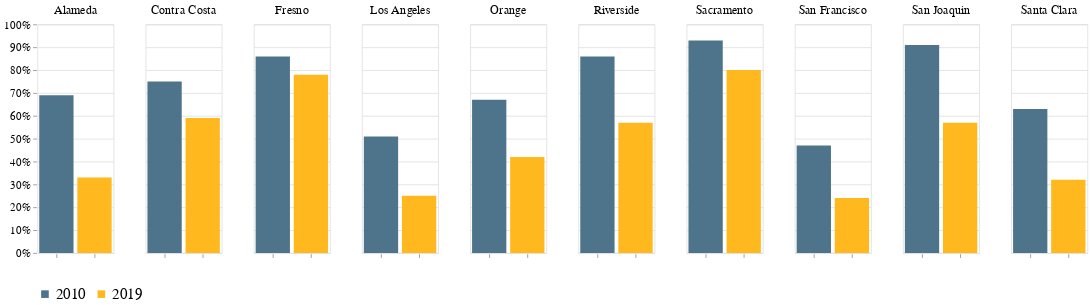

Write notebook code for a chart like this one.
### Code cell
alt.Chart(df1).mark_bar().encode(
    alt.X('variable:O',title=" ",sort="-y",axis=alt.Axis(labels=False)),
    alt.Y('value:Q',title="",axis=alt.Axis(format='%')),
    color=alt.Color('variable:O',title="",scale=alt.Scale(domain=[
                        "2010","2019"],range=["#4E748B","#FFB81D"])),column=alt.Column('County',title="",spacing=40, header=alt.Header(labelFontSize=16,labelFont="Georgia"))).configure_legend(orient="bottom",labelLimit= 0,titleLimit=0,titleFontSize=18,
labelFontSize=20,labelFont="Georgia",titleFont="Georgia").configure_axis(domain=False,labelFont='Georgia',titleFont='Georgia',titleFontWeight="normal",labelFontSize=15,titleFontSize=15).properties(
    width=100
)

### Figure 1 — Vega-Lite specification as saved in the notebook (floating-point values rounded to 4 significant figures)
{"config": {"view": {"continuousWidth": 400, "continuousHeight": 300}, "axis": {"domain": false, "labelFont": "Georgia", "labelFontSize": 15, "titleFont": "Georgia", "titleFontSize": 15, "titleFontWeight": "normal"}, "legend": {"labelFont": "Georgia", "labelFontSize": 20, "labelLimit": 0, "orient": "bottom", "titleFont": "Georgia", "titleFontSize": 18, "titleLimit": 0}}, "data": {"name": "data-f945ddbea85ebafc22173c74db3fb174"}, "mark": "bar", "encoding": {"color": {"field": "variable", "scale": {"domain": ["2010", "2019"], "range": ["#4E748B", "#FFB81D"]}, "title": "", "type": "ordinal"}, "column": {"field": "County", "header": {"labelFont": "Georgia", "labelFontSize": 16}, "spacing": 40, "title": "", "type": "nominal"}, "x": {"axis": {"labels": false}, "field": "variable", "sort": "-y", "title": " ", "type": "ordinal"}, "y": {"axis": {"format": "%"}, "field": "value", "title": "", "type": "quantitative"}}, "width": 100, "$schema": "https://vega.github.io/schema/vega-lite/v4.17.0.json", "datasets": {"data-f945ddbea85ebafc22173c74db3fb174": [{"County": "Alameda", "variable": "2010", "value": 0.69}, {"County": "Contra Costa", "variable": "2010", "value": 0.75}, {"County": "Fresno", "variable": "2010", "value": 0.86}, {"County": "Los Angeles", "variable": "2010", "value": 0.51}, {"County": "Orange", "variable": "2010", "value": 0.67}, {"County": "Riverside", "variable": "2010", "value": 0.86}, {"County": "Sacramento", "variable": "2010", "value": 0.93}, {"County": "San Francisco", "variable": "2010", "value": 0.47}, {"County": "San Joaquin", "variable": "2010", "value": 0.91}, {"County": "Santa Clara", "variable": "2010", "value": 0.63}, {"County": "Alameda", "variable": "2019", "value": 0.33}, {"County": "Contra Costa", "variable": "2019", "value": 0.59}, {"County": "Fresno", "variable": "2019", "value": 0.78}, {"County": "Los Angeles", "variable": "2019", "value": 0.25}, {"County": "Orange", "variable": "2019", "value": 0.42}, {"County": "Riverside", "variable": "2019", "value": 0.57}, {"County": "Sacramento", "variable": "2019", "value": 0.8}, {"County": "San Francisco", "variable": "2019", "value": 0.24}, {"County": "San Joaquin", "variable": "2019", "value": 0.57}, {"County": "Santa Clara", "variable": "2019", "value": 0.32}]}}
